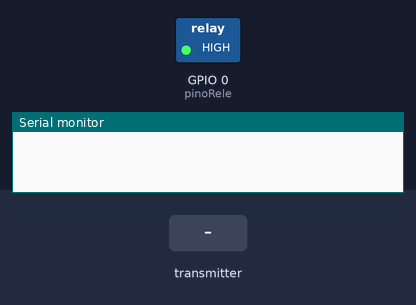
Recording of a sketch running on a simulated ESP8266 (NodeMCU). On the bench: switched loads named in the sketch (green lamp = pin HIGH), the last lines printed to the serial monitor. The test bench sets the inputs (shaded band).

Above: at 1.2 s.
1.3 s: the transmitter starts sending estado = 1
At 2.5 s:
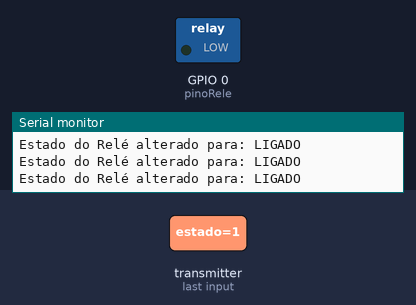
2.8 s: the transmitter starts sending estado = 0
At 3.7 s:
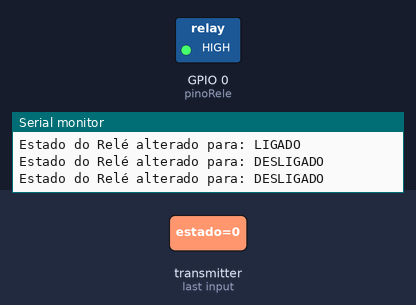
Timing chart, 0 to 5.8 s (numbered marks = the images above; inputs shaded):
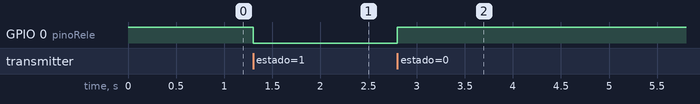

The sketch:

sketch_Modulo_Wi_fi_Esp8266_ESP_NOW_Codigo_Receptor_v3_1.ino
```cpp
/*
 ESP8266 ESP-01S
 Receptor ESP-NOW com Relé FAIL-SAFE
 Relé só permanece ligado enquanto houver sinal
*/
#include <ESP8266WiFi.h>
#include <espnow.h>

const int pinoRele = 0;

struct struct_message {
    bool estado;
};

struct_message incomingData;

// Função disparada quando qualquer dado chega
void OnDataRecv(uint8_t * mac, uint8_t *incomingByte, uint8_t len) {
  memcpy(&incomingData, incomingByte, sizeof(incomingData));

  // Se estado for true, liga relé (LOW em módulos comuns), se false desliga (HIGH)
  if (incomingData.estado) {
    digitalWrite(pinoRele, LOW);
  } else {
    digitalWrite(pinoRele, HIGH);
  }

  Serial.print("Estado do Relé alterado para: ");
  Serial.println(incomingData.estado ? "LIGADO" : "DESLIGADO");
}

void setup() {
  Serial.begin(115200);
  pinMode(pinoRele, OUTPUT);
  digitalWrite(pinoRele, HIGH); // Começa desligado

  WiFi.mode(WIFI_STA);

  if (esp_now_init() != 0) {
    Serial.println("Erro ao iniciar ESP-NOW");
    return;
  }

  esp_now_set_self_role(ESP_NOW_ROLE_SLAVE);
  esp_now_register_recv_cb(OnDataRecv);
}

void loop() {
  // O receptor fica em modo passivo aguardando o sinal
}
```

Measured:
- after the input at 1.3 s, GPIO 0 (pinoRele): HIGH → LOW at once
- after the input at 2.8 s, GPIO 0 (pinoRele): LOW → HIGH at once
